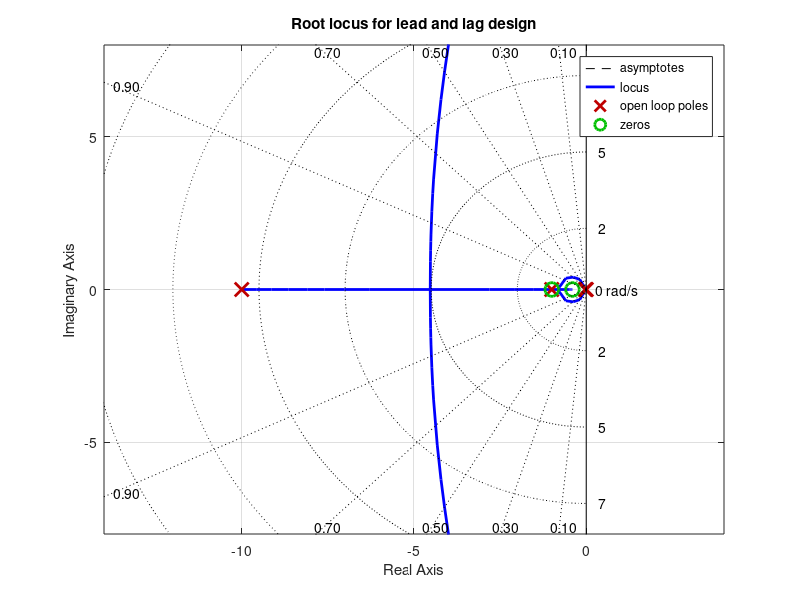

The MATLAB source for this figure:
% Fig. 5.24  Feedback Control of Dynamic Systems, 8e 
%             Franklin, Powell, Emami
% script for Figure 5.24, Lead design.

clf; 
s=tf('s');
%sys=10*(s+1)/(s*(s+1)*(s+10)*(s+60)); % with lead only
sys=10*(s+1)*(s+0.4)/(s*(s+1)*(s+10)*(s+60)*(s+0.028)); % with lead and lag
rlocus(sys)
axis([-14 4 -8 8])
title('Root locus for lead and lag design')
hold on
z=0.1:.2:.9;
wn=2:2.5:15;
sgrid(z, wn)
% hold off

%set(gco,'LineWidth',4)